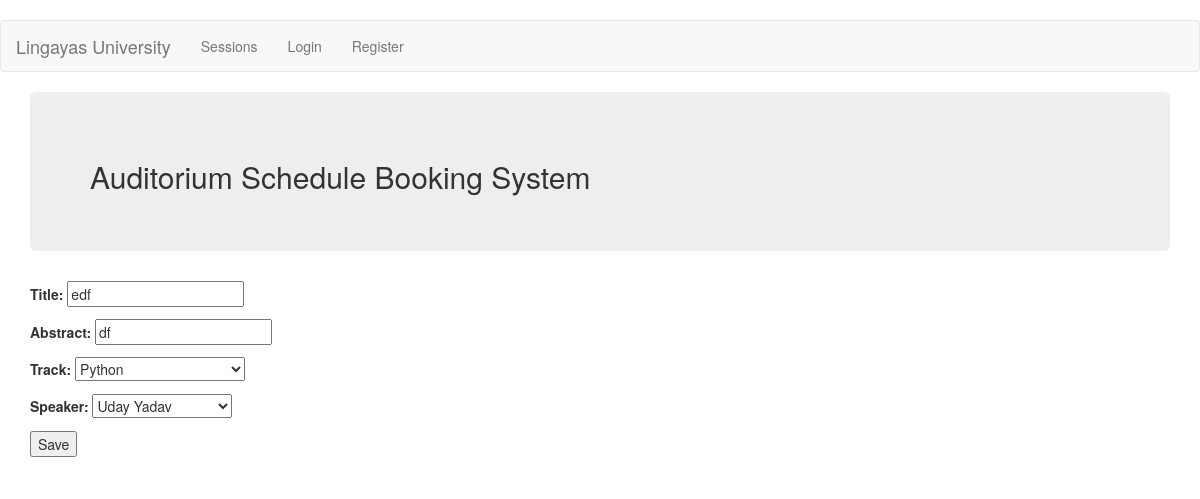
The page /sessions/update/64/ on the database its author committed.
### app/models.py (models this page shows, shortened)
class Sessions(models.Model):
    title=models.CharField(max_length=50)
    abstract=models.CharField(max_length=2000)
    track=models.ForeignKey(Track)
    speaker=models.ForeignKey(Speaker)
    status=models.CharField(max_length =1, choices=SESSION_STATUSES)

class Track(models.Model):
    title=models.CharField(max_length=50)
    description=models.TextField(max_length=1000)
    def __str__(self):
        return self.title

### app/views.py (the view)
# urls.py: url(r'^sessions/update/(?P<pk>[0-9]+)/$',views.SessionUpdate , name='sessions_update'),
def SessionUpdate(request,pk):
    form_class=SessionForm
    post = get_object_or_404(Sessions, pk=pk)
    form = SessionForm(request.POST)
    if request.method == "POST":
        if form.is_valid():
            form = SessionForm(request.POST, instance=post)
            form.save()
            return HttpResponseRedirect('/sessions')
    else:
        form = SessionForm(instance=post)
    return  render(request,'app/sessions_form.html',{'form':form});

### app/models.py
class SessionForm(forms.ModelForm):
    class Meta:
        model=Sessions;
        fields=['title','abstract','track','speaker'];

### app/models.py (called while the page is built)
    def __str__(self):
        return self.name

### app/templates/app/sessions_form.html (shortened to what this page needs)
﻿{% extends 'layout.html' %}
{% load crispy_forms_tags %}
{% block content %}
	<form method="POST">
		      {{form.as_p}}
                    <button type="submit">Save</button>
    </form>
{% endblock %}

### rows shown on the page
Sessions: title "edf", abstract "df", track "Python", speaker "Uday Yadav"
